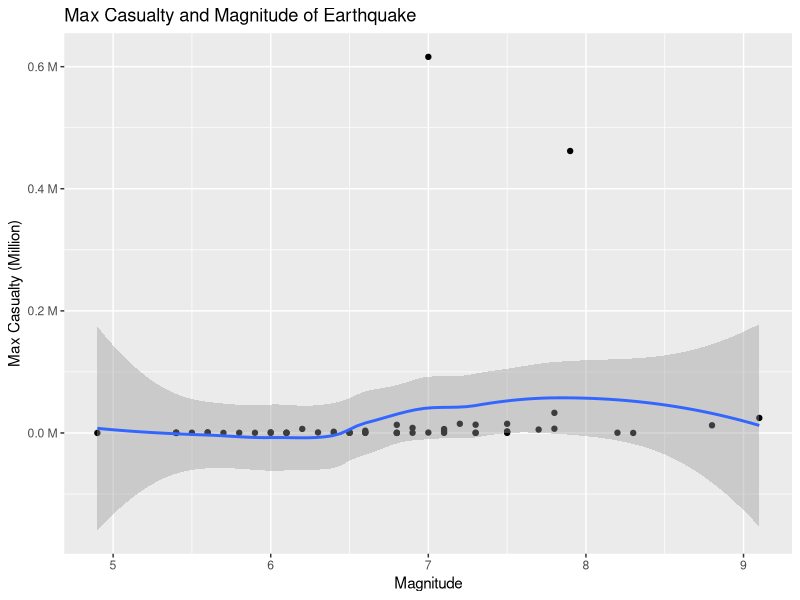
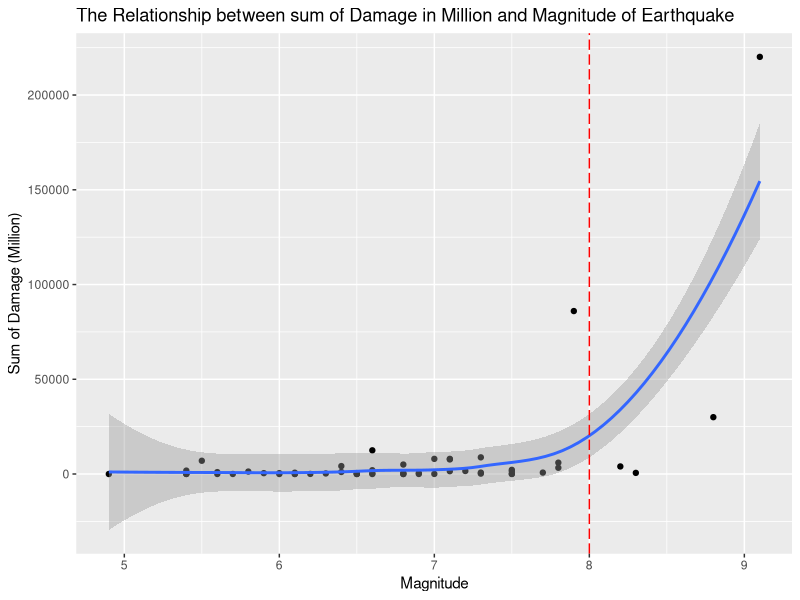
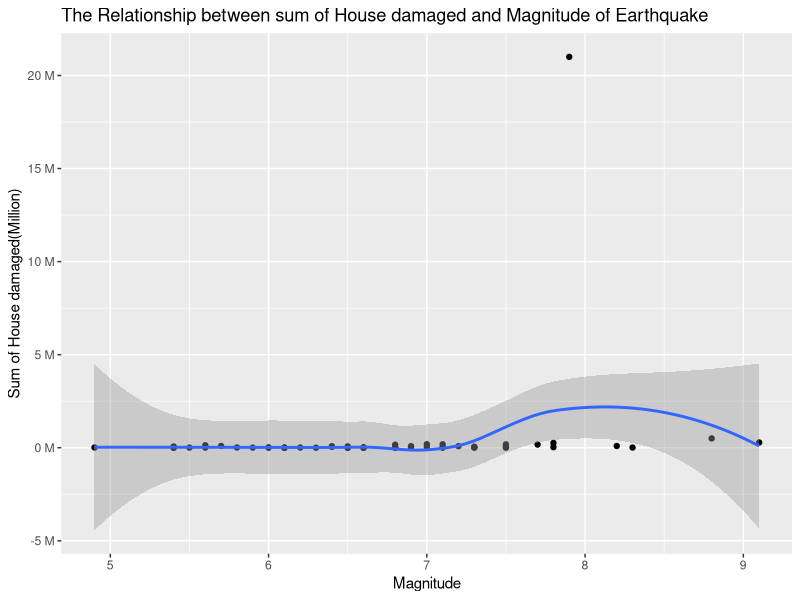
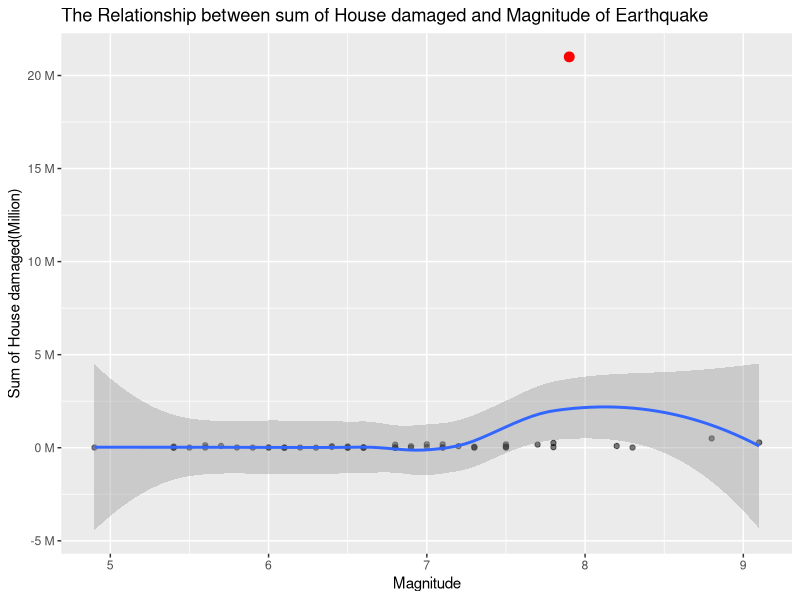

Source code (R) for these figures, in order:
## ---- chunk 1
knitr::opts_chunk$set(echo = TRUE)
library(tidyverse)
## ---- chunk 2
earthquake_df = read_csv("earthquakes.csv")
glimpse(earthquake_df)
## ---- chunk 3
filtered_df = earthquake_df %>% mutate(date = make_date(year = Year, month = Mo, day = Dy)) %>%  filter(date >= "2000-01-01" & date <= "2023-12-31") %>% select(date, `Location Name`, Latitude, Longitude, `Focal Depth (km)`, Mag, Deaths, Injuries, `Damage ($Mil)`,`Houses Damaged`, `Total Deaths`, `Total Injuries`, `Total Damage ($Mil)`, `Total Houses Damaged`) %>% rename(location = `Location Name`, 
           Depth_km = `Focal Depth (km)`,
           Damage_Mil = `Damage ($Mil)`,
           House_Damaged = `Houses Damaged`,
           Total_Death = `Total Deaths`,
           Total_Injuries = `Total Injuries`,
           Total_Damage_Mil = `Total Damage ($Mil)`, 
           Total_House_Damaged = `Total Houses Damaged`
           ) %>% 
  mutate(Casualty = Deaths + Injuries, 
         Total_Casualty = Total_Death + Total_Injuries)


## ---- chunk 4
cleaned_earthquake_df = na.omit(filtered_df) 

cleaned_earthquake_df %>% head() %>%  knitr::kable()
## ---- chunk 5
cleaned_earthquake_df %>% 
  arrange(-Mag) %>% 
  select(date, location, Mag, Depth_km) %>% 
  head(5) %>% 
  knitr::kable()
## ---- chunk 6
country_cleaned_df = cleaned_earthquake_df %>% separate(location,c("country", "location"), ":") %>% mutate(country = tools::toTitleCase(tolower(country)), 
                                                                                          location = tools::toTitleCase(tolower(location)))
## ---- chunk 7
country_cleaned_df %>% group_by(country) %>% summarize(frequency = n()) %>% arrange(-frequency) %>% head(5) %>% knitr::kable()
## ---- chunk 8
country_cleaned_df %>% 
  group_by(country) %>% 
  summarize(sum_death = sum(Deaths),
            sum_t_death = sum(Total_Death),
            sum_injured = sum(Injuries),
            sum_t_injured = sum(Total_Injuries), 
            sum_casualty = sum(Casualty), 
            sum_t_casualty = sum(Total_Casualty)) %>% 
  filter(sum_death != sum_t_death | sum_injured != sum_t_injured | sum_casualty != sum_t_casualty) %>% knitr::kable()
## ---- chunk 9
country_cleaned_df %>% group_by(date, country, Mag) %>% summarize(Max_casualty = max(Total_Casualty)) %>% arrange(-Max_casualty) %>% head(5) %>% knitr::kable()
## ---- chunk 10
country_cleaned_df %>% group_by(date, country, Mag) %>% summarize(Max_casualty = max(Total_Casualty)) %>% ggplot(aes(x = Mag, y = Max_casualty)) + geom_point() + geom_smooth()+ scale_y_continuous(labels = scales::unit_format(unit = "M", scale = 1e-6)) + labs(title = "Max Casualty and Magnitude of Earthquake") +
  xlab("Magnitude") + ylab("Max Casualty (Million)")
## ---- chunk 11
casualty_df = country_cleaned_df %>% group_by(date, country, Mag) %>% summarize(Max_casualty = max(Total_Casualty)) 
shapiro.test(casualty_df$Mag)
shapiro.test(casualty_df$Max_casualty)
## ---- chunk 12
res = cor.test(casualty_df$Mag, casualty_df$Max_casualty, 
                    method = "pearson")
res
## ---- chunk 13
country_cleaned_df %>% 
  group_by(country) %>% 
  summarize(sum_damage_mil = sum(Damage_Mil),
            sum_t_damage_mil = sum(Total_Damage_Mil),
            sum_house_damaged = sum(House_Damaged),
            sum_t_house_damaged = sum(Total_House_Damaged)) %>% 
  filter(sum_damage_mil != sum_t_damage_mil | sum_house_damaged != sum_t_house_damaged) %>% knitr::kable()
## ---- chunk 14
country_cleaned_df %>% group_by(date, country, Mag) %>% summarize(sum_damage = sum(Total_Damage_Mil), 
          sum_house_damage = sum(Total_House_Damaged)) %>% arrange(desc(sum_damage), desc(sum_house_damage)) %>% head(5) %>% knitr::kable()
## ---- chunk 15
country_cleaned_df %>% group_by(date, country, Mag) %>% summarize(sum_damage = sum(Total_Damage_Mil)) %>% ggplot(aes(x = Mag, y = sum_damage)) + geom_point() + geom_smooth()+ geom_vline(xintercept = 8, colour="red", linetype = "longdash") + labs(title = "The Relationship between sum of Damage in Million and Magnitude of Earthquake") +
  xlab("Magnitude") + ylab("Sum of Damage (Million)")
## ---- chunk 16
damage_df = country_cleaned_df %>% group_by(date, country, Mag) %>% summarize(sum_damage = sum(Total_Damage_Mil)) 
shapiro.test(damage_df$Mag)
shapiro.test(damage_df$sum_damage)
## ---- chunk 17
country_cleaned_df %>% group_by(date, country, Mag) %>% summarize(sum_house_damage = sum(Total_House_Damaged)) %>% ggplot(aes(x = Mag, y = sum_house_damage)) + geom_point() +  geom_smooth()+ scale_y_continuous(labels = scales::unit_format(unit = "M", scale = 1e-6)) +
  labs(title = "The Relationship between sum of House damaged and Magnitude of Earthquake") +
  xlab("Magnitude") + ylab("Sum of House damaged(Million)") 
## ---- chunk 18
highlight_df = country_cleaned_df %>% 
  group_by(date, country, Mag) %>% 
  summarize(sum_house_damage = sum(Total_House_Damaged)) %>% 
  filter(sum_house_damage >= 20000000)
## ---- chunk 19
country_cleaned_df %>% group_by(date, country, Mag) %>% summarize(sum_house_damage = sum(Total_House_Damaged)) %>% ggplot(aes(x = Mag, y = sum_house_damage)) + geom_point(alpha = 0.5)  + geom_point(data=highlight_df, 
             aes(x=Mag,y=sum_house_damage), 
             color='red',
             size=3) + geom_smooth()+ scale_y_continuous(labels = scales::unit_format(unit = "M", scale = 1e-6)) +
  labs(title = "The Relationship between sum of House damaged and Magnitude of Earthquake") +
  xlab("Magnitude") + ylab("Sum of House damaged(Million)")
## ---- chunk 20
house_damage_df = country_cleaned_df %>% group_by(date, country, Mag) %>% summarize(sum_house_damage = sum(Total_House_Damaged)) 
shapiro.test(house_damage_df$Mag)
shapiro.test(house_damage_df$sum_house_damage)
## ---- chunk 21
write.csv(country_cleaned_df, "earthquake_by_country_cleaned.csv", row.names=FALSE)
